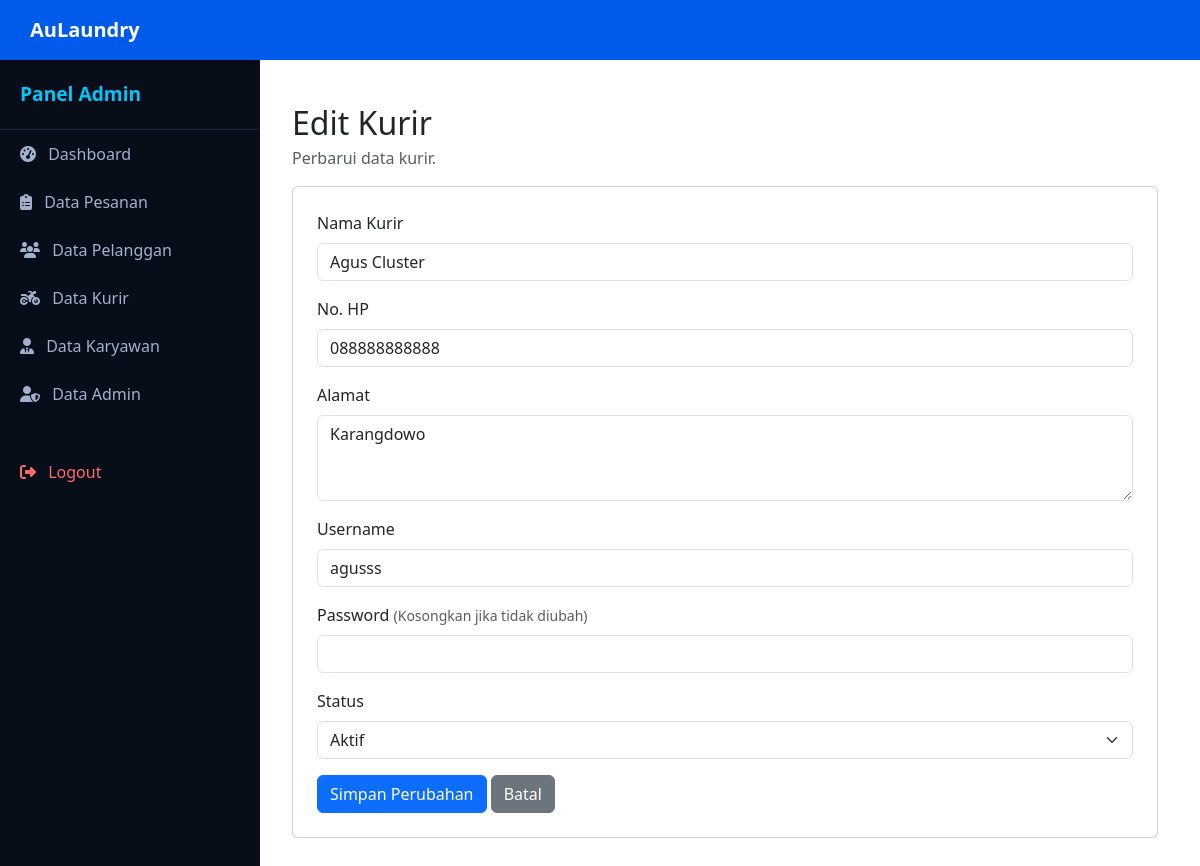
Page /pages/admin/edit_kurir.php?id=1 (signed in) on the committed database.
### tables this page shows
CREATE TABLE `kurir` (
  `id_kurir` int(11) NOT NULL,
  `nama_kurir` varchar(100) NOT NULL,
  `no_hp` varchar(20) NOT NULL,
  `alamat` text DEFAULT NULL,
  `foto_profil` varchar(255) DEFAULT NULL,
  `lokasi_terakhir` point DEFAULT NULL,
  `username` varchar(50) NOT NULL,
  `password` varchar(255) NOT NULL,
  `status_aktif` enum('Aktif','Nonaktif') DEFAULT 'Aktif',
  `created_at` timestamp NOT NULL DEFAULT current_timestamp(),
  `updated_at` timestamp NOT NULL DEFAULT current_timestamp() ON UPDATE current_timestamp()
);

### config/database.php (called while the page is built, shortened)
<?php
$pdo = null;
function db() {
    global $pdo;
    if ($pdo === null) {
        $host    = 'localhost';
        $dbname  = 'db_aulaundry';
        $user    = 'root';
        $pass    = '';
        $charset = 'utf8mb4';
        $dsn = "mysql:host=$host;dbname=$dbname;charset=$charset";
        $options = [
            PDO::ATTR_ERRMODE            => PDO::ERRMODE_EXCEPTION,
            PDO::ATTR_DEFAULT_FETCH_MODE => PDO::FETCH_ASSOC,
            PDO::ATTR_EMULATE_PREPARES   => false,
        ];
        try {
            $pdo = new PDO($dsn, $user, $pass, $options);
        } catch (PDOException $e) {
            die("Koneksi database gagal: " . $e->getMessage());
        }
    }
    return $pdo;
}

### pages/admin/edit_kurir.php (the view, shortened to what this page needs)
<?php
$baseUrl = '/aulaundry';
$id = (int)($_GET['id'] ?? 0);
$stmt = db()->prepare("SELECT * FROM kurir WHERE id_kurir = ?");
$stmt->execute([$id]);
$kurir = $stmt->fetch();
include __DIR__ . '/../../includes/header.php';
include __DIR__ . '/../../includes/sidebar.php';
?>
<main class="main-content">
    <div class="container-fluid py-4">
        <h2 class="mb-1">Edit Kurir</h2>
        <p class="text-muted">Perbarui data kurir.</p>
        <div class="card p-4">
            <form action="<?= $baseUrl ?>/actions/kurir/edit.php" method="POST">
                <div class="mb-3">
                    <label for="nama_kurir" class="form-label">Nama Kurir</label>
                    <input type="text" name="nama_kurir" id="nama_kurir" class="form-control" value="<?= htmlspecialchars($kurir['nama_kurir']) ?>" required>
                </div>
                <div class="mb-3">
                    <label for="no_hp" class="form-label">No. HP</label>
                    <input type="tel" name="no_hp" id="no_hp" class="form-control" value="<?= htmlspecialchars($kurir['no_hp']) ?>" required>
                </div>
                <div class="mb-3">
                    <label for="alamat" class="form-label">Alamat</label>
                    <textarea name="alamat" id="alamat" class="form-control" rows="3" required><?= htmlspecialchars($kurir['alamat'] ?? '') ?></textarea>
                </div>
                <div class="mb-3">
                    <label for="username" class="form-label">Username</label>
                    <input type="text" name="username" id="username" class="form-control" value="<?= htmlspecialchars($kurir['username']) ?>" required>
                </div>
                <div class="mb-3">
                    <label for="password" class="form-label">Password <small class="text-muted">(Kosongkan jika tidak diubah)</small></label>
                    <input type="password" name="password" id="password" class="form-control">
                </div>
                <div class="mb-3">
                    <label for="status_aktif" class="form-label">Status</label>
                    <select name="status_aktif" id="status_aktif" class="form-select" required>
                        <option value="Aktif" <?= $kurir['status_aktif'] === 'Aktif' ? 'selected' : '' ?>>Aktif</option>
                    </select>
                </div>
                <button type="submit" class="btn btn-primary">Simpan Perubahan</button>
                <a href="<?= $baseUrl ?>/pages/admin/data_kurir.php" class="btn btn-secondary">Batal</a>
            </form>
        </div>
    </div>
</main>
<?php include __DIR__ . '/../../includes/footer.php'; ?>

### includes/header.php (style rules this page uses)
body, html { height: 100%; margin: 0; overflow-x: hidden; font-family: 'Segoe UI', Tahoma, Geneva, Verdana, sans-serif; }

### pages/admin/edit_kurir.php (style rules this page uses)
.main-content { margin-left: 250px; padding-top: 80px; padding-bottom: 30px; padding-left: 30px; padding-right: 30px; min-height: 100vh; }

### rows in the picture
kurir: nama_kurir "Agus Cluster", no_hp "088888888888", alamat "Karangdowo", username "agusss", status_aktif "Aktif"

### other values in the picture
$role "Admin"
